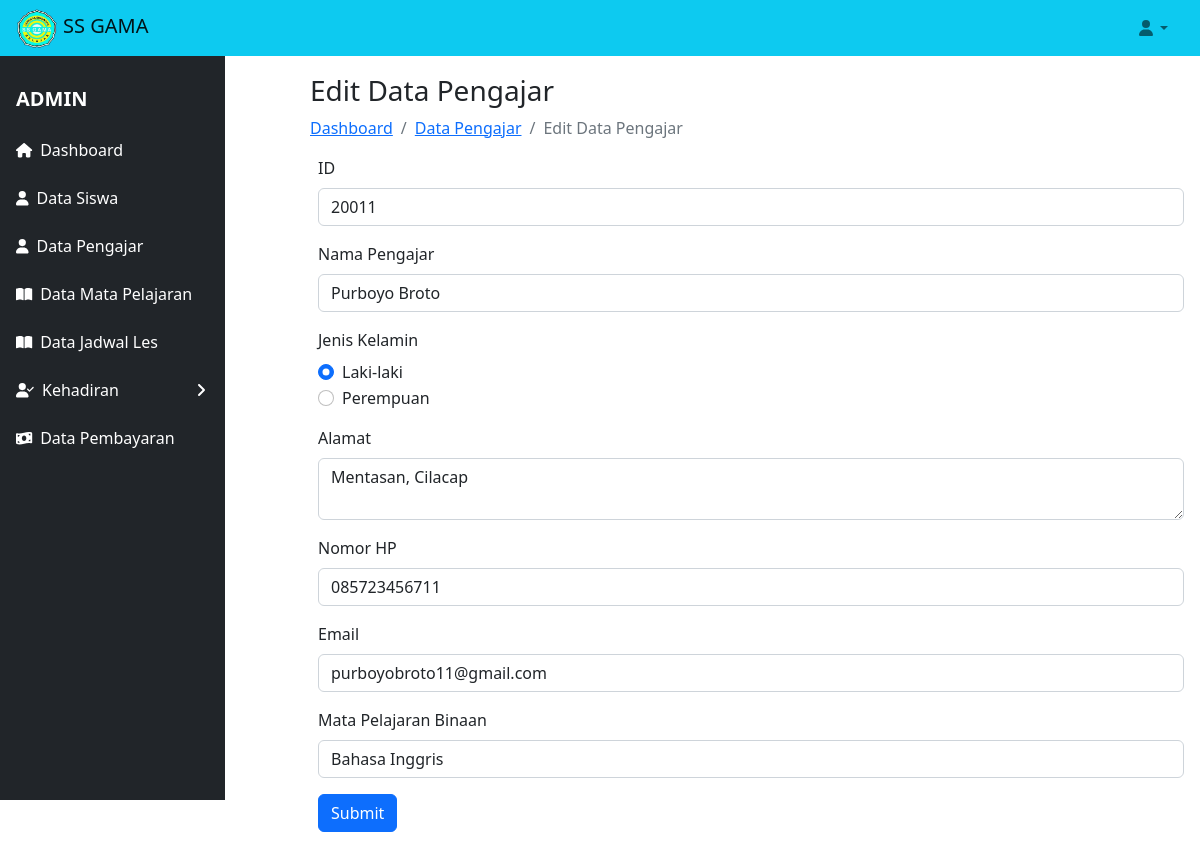
/views/edit_pengajar.php?id=20011&aksi=edit_pengajar, run on the app's committed database.
### tables this page shows
CREATE TABLE `pengajar` (
  `id` int NOT NULL,
  `nama_pengajar` varchar(50) DEFAULT NULL,
  `jenis_kelamin` varchar(9) DEFAULT NULL,
  `alamat` varchar(50) DEFAULT NULL,
  `no_hp` varchar(15) DEFAULT NULL,
  `email` varchar(30) DEFAULT NULL,
  `mapel_binaan` varchar(30) DEFAULT NULL
);

### classes/database.php (called while the page is built, shortened)
<?php
class database
{
    var $host = "localhost";
    var $username = "root";
    var $password = "";
    var $db = "les_privat";
    var $koneksi;
    function __construct()
    {
        $this->koneksi = mysqli_connect($this->host, $this->username, $this->password, $this->db);
    }
    function edit_pengajar($id)
    {
        $data = mysqli_query($this->koneksi, "select * from pengajar where id='$id'");
        while ($d = mysqli_fetch_array($data)) {
            $hasil[] = $d;
        }
        return $hasil;
    }
}

### views/edit_pengajar.php (the view, shortened to what this page needs)
<?php
include 'header.php';
include 'sidebar.php';
?>
<div class="container-fluid px-2 py-5">
    <div class="row">
        <div class="col-md-3">
            <?php include 'sidebar.php'; ?>
        </div>
        <div class="col-md-9 ml-sm-auto">
            <h3 class="mt-4 mb-2">Edit Data Pengajar</h3>
            <ol class="breadcrumb mb-2">
                <li class="breadcrumb-item"><a href="dashboard_admin.php">Dashboard</a></li>
                <li class="breadcrumb-item"><a href="tampil_pengajar.php">Data Pengajar</a></li>
                <li class="breadcrumb-item active">Edit Data Pengajar</li>
            </ol>
            <main class="ml-sm-auto ml-md-auto ml-lg-0">
                <div class="container px-2 py-2">
                    <form action="proses_pengajar.php?aksi=update_pengajar" method="post">
                        <?php
                        foreach ($db->edit_pengajar($_GET['id']) as $d) {
                        ?>
                            <div class="mb-3">
                                <label for="id" class="form-label">ID</label>
                                <input type="text" class="form-control" name="id" value="<?php echo $d['id'] ?>">
                            </div>
                            <div class="mb-3">
                                <label for="nama_pengajar" class="form-label">Nama Pengajar</label>
                                <input type="text" class="form-control" name="nama_pengajar" value="<?php echo $d['nama_pengajar'] ?>">
                            </div>
                            <div class="mb-3">
                                <label class="form-label">Jenis Kelamin</label>
                                <div class="form-check">
                                    <input class="form-check-input" type="radio" name="jenis_kelamin" id="laki-laki" value="Laki-laki" <?php echo ($d['jenis_kelamin'] == 'Laki-laki') ? 'checked' : '' ?>>
                                    <label class="form-check-label" for="laki-laki">Laki-laki</label>
                                </div>
                                <div class="form-check">
                                    <input class="form-check-input" type="radio" name="jenis_kelamin" id="perempuan" value="Perempuan" <?php echo ($d['jenis_kelamin'] == 'Perempuan') ? 'checked' : '' ?>>
                                    <label class="form-check-label" for="perempuan">Perempuan</label>
                                </div>
                            </div>
                            <div class="mb-3">
                                <label for="alamat" class="form-label">Alamat</label>
                                <textarea class="form-control" name="alamat"><?php echo $d['alamat'] ?></textarea>
                            </div>
                            <div class="mb-3">
                                <label for="no_hp" class="form-label">Nomor HP</label>
                                <input type="tel" class="form-control" name="no_hp" id="no_hp" value="<?php echo $d['no_hp'] ?>">
                            </div>
                            <div class="mb-3">
                                <label for="email" class="form-label">Email</label>
                                <input type="email" class="form-control" name="email" id="email" value="<?php echo $d['email'] ?>">
                            </div>
                            <div class="mb-3">
                                <label for="mapel_binaan" class="form-label">Mata Pelajaran Binaan</label>
                                <input type="text" class="form-control" name="mapel_binaan" value="<?php echo $d['mapel_binaan'] ?>">
                            </div>
                            <button type="submit" class="btn btn-primary" value="Simpan" onclick="showAlert();">Submit</button>
                        <?php
                        }
                        ?>
                    </form>
                </div>
            </main>
        </div>
    </div>
</div>

### data on the page
pengajar: id "20011", nama_pengajar "Purboyo Broto", jenis_kelamin "☑ Laki-laki", jenis_kelamin "☐ Perempuan", alamat "Mentasan, Cilacap", no_hp "085723456711", email "purboyobroto11@gmail.com", mapel_binaan "Bahasa Inggris"
